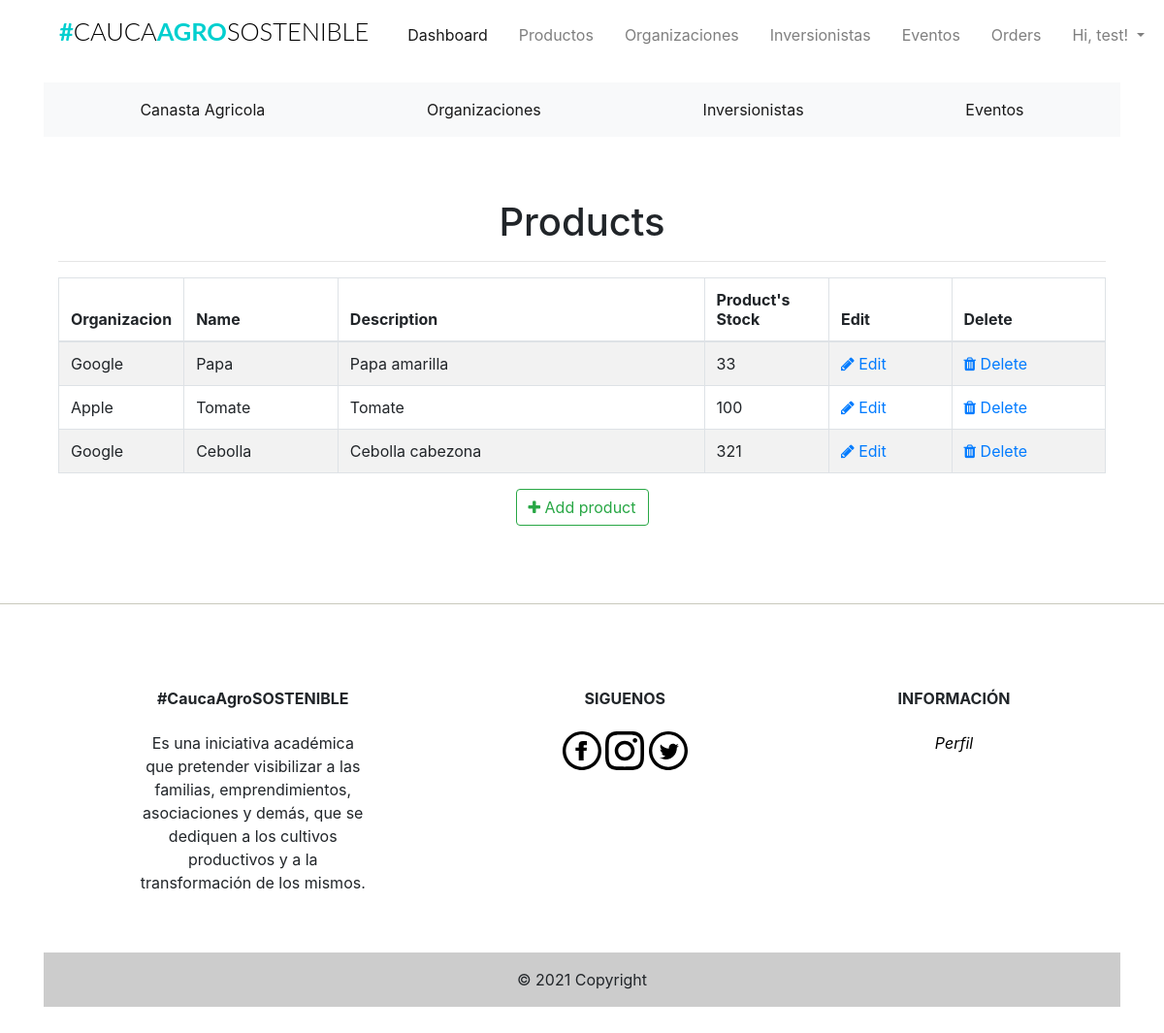
/admin/products (signed in), run on the app's committed database.
### app/models.py (models this page shows, shortened)
class Users(UserMixin, db.Model):
    __tablename__ = "users"
    id = db.Column(db.Integer, primary_key=True)
    firstname = db.Column(db.String(24), index=True)
    lastname = db.Column(db.String(24), index=True)
    email = db.Column(db.String(50), index=True, unique=True)
    password_hash = db.Column(db.String)
    phonenumber = db.Column(db.String(18), index=True, unique=True)
    is_admin = db.Column(db.Boolean, default=False)
    order = db.relationship("Orders", backref='ordered_products')
    kart = db.relationship('Kart', uselist=False, backref='user_kart')
    shipping_info = db.relationship(
        'ShippingInfo', backref='shipping', lazy='dynamic')

class Products(db.Model):
    __tablename__ = 'products'
    id = db.Column(db.Integer, primary_key=True)
    product_name = db.Column(db.String(100), index=True)
    product_price = db.Column(db.Integer, index=True)
    product_image = db.Column(db.String(120))
    product_description = db.Column(db.String(200), index=True)
    product_stock = db.Column(db.Integer, index=True)
    product_cant = db.Column(db.String(5), index=True)
    promotion_value = db.Column(db.Integer, index=True)
    organizacion_id = db.Column(db.Integer, db.ForeignKey('organizaciones.id'))
    order = db.relationship(
        'Orders', secondary=association_table, backref='my_orders', lazy='dynamic')

class Organizaciones(db.Model):
    __tablename__ = 'organizaciones'
    id = db.Column(db.Integer, primary_key=True)
    organizacion_name = db.Column(db.String(20), index=True)
    organizacion_image = db.Column(db.String(120))
    organizacion_location = db.Column(db.String(120))
    organizacion_phone = db.Column(db.String(15))
    product = db.relationship('Products', backref='products_organizaciones')

### app/admin/routes.py (the view)
@admin.route('/products', methods=['GET'])
@login_required
def list_products():
    check_admin()
    '''
	list all products
	'''
    products = Products.query.all()
    return render_template('admin/products/products.html', title='Products', products=products)

### app/admin/routes.py (called while the page is built)
def check_admin():
    if not current_user.is_admin:
        abort(403)

### app/models.py (called while the page is built)
@login_manager.user_loader
def load_user(id):
    return Users.query.get(int(id))

### app/templates/admin/products/products.html (shortened to what this page needs)
{% extends "base.html" %}
{% block head %}
<head>
    <link href="//maxcdn.bootstrapcdn.com/font-awesome/4.1.0/css/font-awesome.min.css" rel="stylesheet">
</head>
{% endblock head %}
{% block body %}
<div class="container">
  <div class="outer">
    <div class="middle">
      <div class="inner">
        <br/>
        <br/>
        <h1 style="text-align:center;">Products</h1>
        {% if products %}
          <hr class="intro-divider">
            <table class="table table-striped table-bordered">
              <thead>
                <tr>
                  <th width="10%"> Organizacion</th>
                  <th width="15%"> Name</th>
                  <th width="36%"> Description </th>
                  <th width="12%"> Product's Stock </th>
                  <th width="12%"> Edit </th>
                  <th width="15%"> Delete </th>
                </tr>
              </thead>
              <tbody>
              {% for product in products %}
                <tr>
                  <td>{{ product.products_organizaciones.organizacion_name}} </td>
                  <td> {{ product.product_name }} </td>
                  <td> {{ product.product_description }} </td>
                  <td>
                    {% if product %}
                      {{ product.product_stock }}
                    {% else %}
                      0
                    {% endif %}
                  </td>
                  <td>
                    <a href="{{ url_for('admin.edit_product', id=product.id) }}">
                      <i class="fa fa-pencil"></i> Edit
                    </a>
                  </td>
                  <td>
                    <a href="{{ url_for('admin.delete_product', id=product.id) }}">
                      <i class="fa fa-trash"></i> Delete
                    </a>
                  </td>
                </tr>
              {% endfor %}
              </tbody>
            </table>
          </div>
          <div style="text-align: center">
        {% else %}
          <div style="text-align: center">
            <h3> No Products have been added. </h3>
            <hr class="intro-divider">
        {% endif %}
          <a href="{{ url_for('admin.add_product') }}" class="btn btn-outline-success">
            <i class="fa fa-plus"></i>
            Add product
          </a>
        </div>
      </div>
    </div>
  </div>
{% endblock %}

### app/templates/base.html (shortened to what this page needs)
<html>
  <head>
      <link href="{{ url_for('static', filename='css/bootstrap.min.css') }}"rel="stylesheet">
      <link href="{{ url_for('static', filename='css/st.css') }}"rel="stylesheet">
      <link href='https://api.mapbox.com/mapbox-gl-js/v2.3.1/mapbox-gl.css' rel='stylesheet' />
      {%block head%}
      {%endblock head%}
  </head>
  <body>
  {% include "navbar.html" %}
  {% include "categories/categories.html" %}
  <div class="container">
    {% block body %}
    {% endblock %}
  </div>
  <div class="push"></div>
  <hr class="footer-break"></hr>
{% include "footer.html" %}
</body>
</html>

### app/templates/navbar.html (shortened to what this page needs)
{% block navbar %}
<div class="container mt-1 mb-3">
  <nav class="navbar navbar-expand-lg navbar-light">
    <h1 class="brand_name">
      <a class="navbar-brand" href="{{ url_for('home.homepage') }}">#<span>CAUCA</span>AGRO<span>SOSTENIBLE</span></a>
    </h1>
    <div class="collapse navbar-collapse" id="navbarNav">
      <ul class="navbar-nav ml-auto mr-auto mt-2 mt-lg-0">
        {% if current_user.is_authenticated %}
        {% if current_user.is_admin %}
        <li class="nav-item ml-3">
          <a class="nav-link active" href="{{ url_for('home.admin_dashboard') }}">Dashboard</a>
        </li>
        <li class="nav-item ml-3">
          <a class="nav-link" href="{{ url_for('admin.list_products') }}">Productos</a>
        </li>
        <li class="nav-item ml-3">
          <a class="nav-link" href="{{ url_for('admin.list_organizaciones') }}">Organizaciones</a>
        </li>
        <li class="nav-item ml-3">
          <a class="nav-link" href="{{ url_for('admin.list_inversionistas') }}">Inversionistas</a>
        </li>
        <li class="nav-item ml-3">
          <a class="nav-link" href="{{ url_for('admin.list_eventos') }}">Eventos</a>
        </li>
        <li class="nav-item ml-3">
          <a class="nav-link" href="{{ url_for('admin.list_orders') }}">Orders</a>
        </li>
        {% else %}
        <li class="nav-item ml-3">
          <a class="nav-link" href="{{ url_for('users.cart') }}">Cart<span class="badge badge-light">{{ count
              }}</span></a>
        </li>
        {% endif %}
        <li class="nav-item dropdown ml-3">
          <a class="nav-link dropdown-toggle" data-toggle="dropdown" href="#" role="button" aria-haspopup="true"
            aria-expanded="false">
            Hi, {{ current_user.firstname }}!
          </a>
        </li>
        {% endif %}
      </ul>
    </div>
  </nav>
</div>
{% endblock %}

### app/templates/categories/categories.html
{% block organizacion %}
<div class="container mt-1 mb-3 overflow-auto">
  <nav class="navbar navbar-expand navbar-light bg-light">
    <div class="collapse navbar-collapse" id="navbarNav">
      <ul class="navbar-nav d-flex justify-content-around">
        <li class="nav-item active">
          <a class="nav-link" href="{{ url_for('home.canasta') }}">Canasta Agricola</a>
        </li>
        <li class="nav-item active">
          <a class="nav-link" href="{{ url_for('home.organizaciones') }}">Organizaciones</a>
        </li>
        <li class="nav-item active">
          <a class="nav-link" href="{{ url_for('home.inversionistas')}}">Inversionistas</a>
        </li>
        <li class="nav-item active">
          <a class="nav-link" href="{{ url_for('home.eventos') }}">Eventos</a>
        </li>
      </ul>
    </div>
  </nav>
</div>
{% endblock %}

### app/templates/footer.html (shortened to what this page needs)
{% block footer %}
<div class="container my-5">
  <footer
          class="text-center text-lg-start text-black"
          style="background-color: #ffffff"
          >
    <div class="container p-4 pb-0">
      <section class="">
        <div class="row">
          <div class="col-md-3 col-lg-3 col-xl-3 mx-auto mt-3">
            <h6 class="text mb-4 font-weight-bold">
              #CaucaAgroSOSTENIBLE
            </h6>
            <p>
              Es una iniciativa
              académica que pretender visibilizar a las familias, emprendimientos, asociaciones y demás, que se dediquen
              a los cultivos productivos y a la transformación de los mismos.
            </p>
          </div>
          <div class="col-md-4 col-lg-3 col-xl-3 mx-auto mt-3">
            <h6 class="text-uppercase mb-4 font-weight-bold">Siguenos</h6>
            <a href="https://www.facebook.com/">
              <img src="{{ url_for('static',filename='iconmonstr-facebook.svg') }}" class="img-responsive svg-footer">
            </a>
            <a href="https://www.instagram.com/">
              <img src="{{ url_for('static',filename='iconmonstr-instagram.svg') }}" class="img-responsive svg-footer">
            </a>
            <a href="https://twitter.com/?lang=en">
              <img src="{{ url_for('static',filename='iconmonstr-twitter.svg') }}" class="img-responsive svg-footer">
            </a>
          </div>
          <div class="col-md-3 col-lg-2 col-xl-2 mx-auto mt-3">
            <h6 class="text-uppercase mb-4 font-weight-bold">Informaci&oacute;n</h6>
            <a href="{{ url_for('users.profile') }}">
              <p><i><span style="color:black;">Perfil</span></i><p>
            </a>
          </div>
        </div>
      </section>
    </div>
    <div class="text-center p-3" style="background-color: rgba(0, 0, 0, 0.2)">
      © 2021 Copyright
    </div>
  </footer>
</div>
{% endblock %}

### app/static/css/st.css (style rules this page uses)
.svg-footer { height: 2.5em; width: 2.5em; }
.footer-break { background-color:#e0e0d1; }
.brand_name .navbar-brand { font-size:1.59rem; text-transform: uppercase; font-family: 'Lato', sans-serif; font-weight: 700; color: #333; }
.brand_name >.navbar-brand { color:#01CFCF; text-decoration: none; }
.brand_name >.navbar-brand span { color: #000; font-weight: 300; }
.navbar-nav { width: 100%; align-items: flex-start; }
.push { height:4em; }
.row { margin-left: auto; margin-right: auto; margin-bottom: 20px; }
.row:after { content: ""; display: table; clear: both; }

### data on the page
Users: firstname "test"
Products: products_organizaciones.organizacion_name "Google", product_name "Papa", product_description "Papa amarilla", product_stock "33"
Products: products_organizaciones.organizacion_name "Apple", product_name "Tomate", product_description "Tomate", product_stock "100"
Products: products_organizaciones.organizacion_name "Google", product_name "Cebolla", product_description "Cebolla cabezona", product_stock "321"
